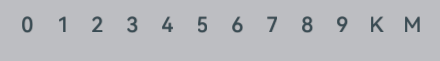
#> input picture gfl2_py/assets/fonts/glyph_daily_header.png, 440 x 61 px; its folder holds only this picture in this run
$ python build.py ../fonts/glyph_daily_header.png
#> lines starting #> are read from the running program, lines starting #| are printed output that depends on the picture; after the words box and inside, x2 and y2 are one past the last pixel; in counts of white or black regions, pixels touching at a corner belong together
### gfl2_py/gfl2/patterns/daily_gunsmoke.py
# -*- coding: utf-8 -*-
"""
daily_gunsmoke.py - Daily Gunsmoke (Challenge Points) report parser.

Output format: JavaScript constant accumulated into daily_gunsmoke.js.

    const DAILY_GUNSMOKE = [
      ["gm_d_20250929",1,4635,"2263K",39170,7,[
        ["Qiongjiu",   38.97,882107,24.22,186,14.58, 5716, 0,    0],
        ...
      ]],
      ...
    ];

Usage (folder mode, recommended):
    python main.py gm/ --pattern daily_gunsmoke

Usage (single file):
    python main.py gm/gm_d_20250929.png --pattern daily_gunsmoke
"""
from __future__ import annotations
import re
import sys
import time
from collections import defaultdict
from pathlib import Path
from typing import Optional
import cv2
import numpy as np
import pytesseract

from gfl2.asset_mapper import ASSETS_DIR
from gfl2.field_id import FieldId
from gfl2.timing import TimerStack
from gfl2.dg_output import (
    DollRow, ReportEntry, save_js,          # re-export for callers
    _save_doll_portrait, _crop_portrait,
    FRAME_BG_DELTA,
    _get_doll_name_ocr, _known_doll_names, _fuzzy_correct,
    _NEW_CROPS, flush_name_templates,       # re-export for main.py
)

# ── Layout (proportions of panel width / image height) ───────────────────────
HEADER_BAR_Y0  = 0.010
HEADER_BAR_Y1  = 0.082
STATS_ROW_Y0    = 0.082   # panel-fraction fallback when no frames detected
STATS_ROW_Y1    = 0.170   # panel-fraction fallback when no frames detected
STATS_ROW_Y0_FR = 1.25    # frame-relative: sy0 = fy - int(fh * STATS_ROW_Y0_FR)
STATS_ROW_Y1_FR = 0.70    # frame-relative: sy1 = fy - int(fh * STATS_ROW_Y1_FR)

COL1_X0, COL1_X1   = 0.192, 0.384   # Damage dealt  (kept for external callers)
COL2_X0, COL2_X1   = 0.376, 0.575   # Stability broken
COL3_X0, COL3_X1   = 0.575, 0.767   # Damage taken
COL4_X0, COL4_X1   = 0.767, 1.000   # Healed
SCORE_X0, SCORE_X1   = 0.920, 1.000   # fallback crop if medal anchor not found
SCORE_CROP_W_FR      = 90.0 / 89.0   # score crop width ≈ one doll frame width
MEDAL_SEARCH_X0      = 0.75           # scan this fraction rightward for the medal
MEDAL_MIN_AREA       = 80             # min blob area (px²) to consider as medal

# Frame-relative column x-offsets (multiples of fw, from frame right edge FR=fx+fw).
# Calibrated from gm_d_20250929 at fw=89; expressed in fw units so they scale
# with any detected frame size — resolution-independent.
COL1_FR = (2.034, 3.200)   # Damage dealt (widened to fit 5-digit pct %)
COL2_FR = (4.978, 6.250)   # Stability      (widened: 6-digit pct % must not clip)
COL3_FR = (7.270, 8.520)   # Damage taken   (widened: 6-digit pct % must not clip)
COL4_FR = (9.540, 10.888)  # Healed

# Stats-row number x-positions — panel-width fractions anchored just after
# each static label phrase ("Damage dealt", "Damage taken", "Combat turns").
# These are fixed text landmarks independent of frame size.
# Calibrated from gm_d_20251110.png (1142px panel, fw=89).
STATS_DEALT_X = (0.223, 0.330)  # number follows "♦ Damage dealt "
STATS_TAKEN_X = (0.540, 0.645)  # number follows "♦ Damage taken "; x1 stays before the "/" separator
STATS_TURNS_X = (0.860, 0.940)  # number follows "♦ Combat turns "

# Frame-relative vertical strip extent (multiples of fh, from frame top fy).
# Covers pct-line top (≈0.227·fh) through val-line bottom (≈0.761·fh) with buffer.
CELL_Y_FR = (0.20, 0.90)

CELL_BOTTOM_TRIM = 0.15   # kept for reference; no longer applied in _extract_stat_cell

# ── Frame / portrait detection ────────────────────────────────────────────────
FRAME_MIN_DIM       = 40    # minimum portrait width/height in pixels
FRAME_MIN_SQ        = 0.70  # minimum squareness (shorter/longer side ratio)
FRAME_OUTLIER_RATIO = 0.60  # discard frames smaller than this fraction of largest area
_FRAME_GROUP_X_GAP  = 50   # x-gap (px) separating portrait columns of different reports
NAME_W_FRAC         = 0.14  # name-column width as fraction of panel width


# ── Stat-cell blob OCR engine (lazy-loaded) ───────────────────────────────────

_STAT_OCR = None   # StatOcrV0_1_0 instance, or False if templates not available


# [9 lines left out: function _get_stat_ocr, not called in this run]


# (name OCR utilities imported from gfl2.dg_output)


# ── Helpers ───────────────────────────────────────────────────────────────────

def _crop(img, x0f, x1f, y0f=0.0, y1f=1.0):
    h, w = img.shape[:2]
    return img[int(h*y0f):int(h*y1f), int(w*x0f):int(w*x1f)]


# [38 lines left out: functions _ocr_raw, _ocr_bright, _parse_pct_val, not called in this run]


# Trailing badge patterns: "w5", "s3", "v1", "Lv" etc. appended by OCR noise.
_BADGE_RE = re.compile(r"^[A-Za-z]{1,2}\d*$")


# [9 lines left out: function _extract_name, not called in this run]


# (_levenshtein, _known_doll_names, _fuzzy_correct imported from gfl2.dg_output)


# ── Header blob OCR ───────────────────────────────────────────────────────────

_HEADER_TMPL      = None   # score digit_templates (score_detect); False when unavailable
_HEADER_STAT_TMPL = None   # stats-row digit templates (header_templates.json); False when unavailable


# [139 lines left out: functions _get_header_templates, _get_header_stat_templates, _find_medal_right, _read_bright_number, not called in this run]


# ── Panel detection ───────────────────────────────────────────────────────────

def _find_all_frames(image: np.ndarray) -> list:
    """Find all portrait frames in the full image in one contour pass.

    Scans the entire image rather than a pre-split panel, making panel
    discovery and frame detection a single step.  Portrait frames drive
    panel splitting (not header brightness).  Size-outlier filter eliminates
    dividers/headers that pass the squareness test.

    Returns (x, y, w, h) in absolute image coordinates.
    """
    gray = cv2.cvtColor(image, cv2.COLOR_BGR2GRAY)
    bg   = int(np.bincount(gray.flatten()).argmax())
    mask = (np.abs(gray.astype(int) - bg) > FRAME_BG_DELTA).astype(np.uint8) * 255
    cnts, _ = cv2.findContours(mask, cv2.RETR_EXTERNAL, cv2.CHAIN_APPROX_SIMPLE)
    cands = []
    for c in cnts:
        x, y, cw, ch = cv2.boundingRect(c)
        if cw >= FRAME_MIN_DIM and ch >= FRAME_MIN_DIM:
            if min(cw, ch) / max(cw, ch) >= FRAME_MIN_SQ:
                cands.append((x, y, cw, ch))
    if not cands:
        return []
    max_area = max(cw * ch for _, _, cw, ch in cands)
    return [(x, y, cw, ch) for x, y, cw, ch in cands
            if cw * ch >= max_area * FRAME_OUTLIER_RATIO]


# [36 lines left out: functions _group_frames_into_panels, _panel_bounds_from_groups, not called in this run]


def _split_panels(image: np.ndarray) -> list[np.ndarray]:
    """Header-brightness heuristic split — fallback when frame detection fails.

    Finds the brightest column in the middle third of the top 10% bar; treats
    it as the panel divider if it falls between 40-60% of image width.
    Used by stat_ocr --verify, build.py, and doll_name_ocr --build for
    template-building passes where frame-based splitting is not needed.
    """
    h, w  = image.shape[:2]
    gray  = cv2.cvtColor(image, cv2.COLOR_BGR2GRAY)
    bar   = gray[:int(h * 0.10), :]
    third = w // 3
    mid   = third + int(np.argmax(bar.mean(axis=0)[third: 2 * third]))
    if mid < w * 0.40 or mid > w * 0.60:
        return [image]
    return [image[:, :mid], image[:, mid:]]


# ── Per-run section stats (for main.py's production report, gfl2/report.py) ──
# Tracks, per report field (score / header stats-row / stat-cell pct / stat-
# cell val): how many were processed, how many the FAST (blob) path resolved
# outright with no fallback and no '?' ("ok"), how many still ended up None
# after every fallback attempt ("failed"), and how many '?' glyphs the blob
# path emitted along the way ("unknown_glyphs") — a glyph-level count, not a
# cell count, since a single cell's raw string can carry more than one '?'.
# Accumulated across parse() calls within one process (mirrors _TESS_FALLBACKS
# below); reset by flush_section_stats() at the end of a main.py run.
_SECTION_STATS: dict = {
    name: {"processed": 0, "ok": 0, "failed": 0, "unknown_glyphs": 0}
    for name in ("score", "header", "pct", "val")
}


# [212 lines left out: functions _record_field, flush_section_stats, _extract_header, not called in this run]


def _find_frames(panel: np.ndarray) -> list:
    """Per-panel frame finder — used only in the legacy fallback path."""
    frames = _find_all_frames(panel)
    return sorted(frames, key=lambda b: b[1])[:5]

# [89 lines left out: functions _frame_col_cell, _extract_stat_cell, not called in this run]


_TESS_FALLBACKS: list[dict] = []   # accumulated across parse() calls; reset each run
_SAVE_TESS_CROPS: bool = False


# [72 lines left out: function _extract_doll_rows, not called in this run]


_FALLBACK_LOG = Path(__file__).parent.parent.parent / "tests" / "outputs" / "daily" / "stat_tess_fallbacks.json"


# [67 lines left out: function parse, not called in this run]


def set_save_tess_crops(enabled: bool) -> None:
    global _SAVE_TESS_CROPS
    _SAVE_TESS_CROPS = enabled


# [8 lines left out: function flush_tess_fallbacks, not called in this run]

### gfl2_py/gfl2/asset_mapper.py
# -*- coding: utf-8 -*-
"""
asset_mapper.py - Translates a cropped doll/buff frame to a named asset string.

Asset naming convention
-----------------------
  Known (user-confirmed) assets  ->  prefix with '_', e.g. _QiongJiu.png
  Unknown (auto-saved) crops     ->  caller-supplied name, no underscore prefix
                                      e.g. gm_250801-row01-doll3.png

To promote an unknown to a matchable asset, rename the file to _Name.png.
"""
from __future__ import annotations
import sys
import uuid
from pathlib import Path
from typing import Optional

import cv2
import numpy as np

from gfl2.trace import timed

PHASH_THRESHOLD = 6
HIST_THRESHOLD  = 0.88
PHASH_SIZE      = 8

ELEM_X1   = 0.25
ARROW_Y0  = 0.20
ARROW_Y1  = 0.58
BORROW_X0 = 0.48
BORROW_Y1 = 0.26
BADGE_Y0  = 0.75

ASSETS_DIR = Path(__file__).parent.parent / "assets"


# [10 lines left out: function _phash, not called in this run]


def _hamming(a: int, b: int) -> int:
    return bin(a ^ b).count("1")


# [19 lines left out: functions _make_mask, _hist_corr, not called in this run]


class AssetMapper:
    def __init__(self, category: str) -> None:
        self.category  = category
        self.asset_dir = ASSETS_DIR / category
        self.asset_dir.mkdir(parents=True, exist_ok=True)
        # Only user-confirmed assets (stem starts with '_') are used for matching.
        self._named: list[tuple[str, np.ndarray, int]] = []
        self._rebuild_index()

    # [27 lines left out: function translate, not called in this run]

    def reload(self) -> None:
        self._rebuild_index()

    def _rebuild_index(self) -> None:
        """Load only _-prefixed PNGs as matchable assets.

        Scans the top-level asset directory AND any immediate subdirectories
        (e.g. weekly_seeds/, daily/) so test-fixture seeds and live assets can
        live side-by-side without phantom-file conflicts on NTFS mounts.
        """
        named = []
        for png in sorted(self.asset_dir.rglob("_*.png")):
            img = cv2.imread(str(png))
            if img is None:
                continue
            named.append((png.stem, img, _phash(img)))
        self._named = named

    # [26 lines left out: functions _phash_best, _hist_best, _save_unknown, not called in this run]

### gfl2_py/gfl2/trace.py
# -*- coding: utf-8 -*-
"""
gfl2/trace.py - Lightweight timing trace for vision pipeline functions.

Enable by setting the environment variable:
    set GFL2_TRACE=1     (Windows)
    export GFL2_TRACE=1  (Linux/Mac)

Output goes to stderr so it doesn't mix with CSV output.

Format:
    [trace] HH:MM:SS.mmm  FUNC_NAME           (caller: CALLER)  →  0.123s
"""
from __future__ import annotations
import functools
import inspect
import os
import sys
import time
from typing import Callable

_ENABLED = os.environ.get("GFL2_TRACE", "").strip() not in ("", "0")

# Column widths for alignment
_W_FUNC   = 28
_W_CALLER = 24


# [13 lines left out: functions _now, _caller_name, not called in this run]


def timed(label: str | None = None) -> Callable:
    """
    Decorator that logs elapsed time and caller name when GFL2_TRACE=1.

    Usage:
        @timed()
        def my_func(...): ...

        @timed("custom label")
        def my_func(...): ...
    """
    def decorator(fn: Callable) -> Callable:
        name = label or fn.__qualname__

        # [18 lines left out: function wrapper, not called in this run]

        return wrapper
    return decorator

### gfl2_py/assets/builders/build.py
#!/usr/bin/env python3
"""
assets/builders/build.py — rebuild Daily Gunsmoke assets in one pass.

Reads each image once and extracts all three Daily GS asset types:
  - Doll portraits           →  assets/dolls/_Name.png
  - Header-stat templates    →  assets/fonts/stat_header.py
  - Stat-cell templates      →  assets/fonts/stat_pct.py + stat_val.py

All outputs share the same cv2.imread / _split_panels / _find_frames calls,
so each image is decoded and its panels are segmented exactly once.

Usage:
    python assets/builders/build.py <folder>             # all *.png in folder
    python assets/builders/build.py image.png            # single image
    python assets/builders/build.py "single/*.png"      # glob pattern
    python assets/builders/build.py <folder> -v          # verbose per-panel log
"""
from __future__ import annotations
import argparse, glob as _glob, json, re, shutil, sys
from pathlib import Path

sys.dont_write_bytecode = True
sys.path.insert(0, str(Path(__file__).resolve().parent.parent.parent))  # project root

import cv2
import numpy as np
import pytesseract

if not shutil.which("tesseract"):
    pytesseract.pytesseract.tesseract_cmd = r"C:\Program Files\Tesseract-OCR\tesseract.exe"

# ── gfl2 imports ──────────────────────────────────────────────────────────────
from gfl2.patterns.daily_gunsmoke import (
    _split_panels, _find_frames,
    STATS_ROW_Y0_FR, STATS_ROW_Y1_FR,
    STATS_DEALT_X, STATS_TAKEN_X, STATS_TURNS_X,
    _frame_col_cell, _ocr_raw, _parse_pct_val,
    COL1_FR, COL2_FR, COL3_FR, COL4_FR,
)
from gfl2.dg_output import _crop_portrait, _save_doll_portrait, _fuzzy_correct
from gfl2.stat_ocr_v0_1_0 import (
    _filter_y_outliers, _extract_val_glyphs, _features, _avg_features,
    BLOB_MIN_W, BLOB_MAX_W, BLOB_MAX_H, TRAIN_CHARS,
    build_templates,
)

# ── Paths ─────────────────────────────────────────────────────────────────────
_ASSETS_DIR  = Path(__file__).parent.parent           # assets/
HEADER_TMPL  = _ASSETS_DIR / "fonts" / "stat_header.py"

# ── Header binarization — must match daily_gunsmoke._read_stat_crop ───────────
HDR_THRESH     = 155
HDR_BLOB_MIN_H = 12
_TESS_CFG      = "--psm 7 -c tessedit_char_whitelist=0123456789KM"

# ── Name OCR ──────────────────────────────────────────────────────────────────
_NAME_W_FRAC = 0.14
_BADGE_RE    = re.compile(r"^[A-Za-z]{1,2}\d*$")
_VALID_RE    = re.compile(r"^[A-Z][A-Za-z0-9 \-_\.]{2,}$")


# [78 lines left out: functions _ocr_name, _binarize_hdr, _find_header_blobs, _header_crop, _tess_read, _drop_label_bleed and 1 more, not called in this run]


# ── Per-panel processing ──────────────────────────────────────────────────────

_STAT_RANGES = [
    (STATS_DEALT_X, "dealt"),
    (STATS_TAKEN_X, "taken"),
    (STATS_TURNS_X, "turns"),
]

_STAT_COLS = [
    ("col1", COL1_FR),
    ("col2", COL2_FR),
    ("col3", COL3_FR),
    ("col4", COL4_FR),
]


# [11 lines left out: function _tess_label_cell, not called in this run]


def _process_panel(panel: np.ndarray,
                   buckets: dict[str, list],
                   stat_training: list,
                   img_stem: str = "",
                   panel_idx: int = 0,
                   verbose: bool = False) -> list[tuple[str, str]]:
    """
    Single pass over one panel:
      - _find_frames called once; result shared by portrait and header paths.
      - Returns [(doll_name, save_action), ...].

    img_stem/panel_idx: identify the source image/panel so stat_training
    entries carry a "source" key in the same f"{stem}_p{pi+1}_r{ri}_{cname}"
    format used by gfl2.stat_ocr_v0_1_0._collect_cells.  Without this, build_templates()
    can't match stat_gt_overrides.json entries against crops collected here,
    silently skipping the GT correction for this build path — see
    docs/known_issues.txt §15.
    """
    frames = _find_frames(panel)
    if not frames:
        return []

    ph, pw = panel.shape[:2]
    ax, _ay, aw, _ah = frames[0]
    name_x0 = ax + aw + 2
    name_x1 = name_x0 + round(pw * _NAME_W_FRAC)

    results = []

    # ── Portrait path ─────────────────────────────────────────────────────────
    for i, (fx, fy, fw, fh) in enumerate(frames):
        if i + 1 < len(frames):
            row_y1 = frames[i + 1][1]
        else:
            gap    = frames[i][1] - frames[i - 1][1] if i > 0 else fh + 2
            row_y1 = min(ph, fy + gap)

        portrait = _crop_portrait(panel, fx, fy, fw, fh)
        name     = _ocr_name(panel, name_x0, name_x1, fy, row_y1)
        if not name:
            continue
        name   = _fuzzy_correct(name)
        action = _save_doll_portrait(name, portrait)
        results.append((name, action))

    # ── Header-template path (shares frames — no second _find_frames) ─────────
    for fr_range, label in _STAT_RANGES:
        crop = _header_crop(panel, frames, fr_range)
        gt   = _tess_read(crop)
        if not gt:
            if verbose:
                print(f"      {label}: no Tesseract result")
            continue
        samples = _collect_samples(crop, gt)
        for char, feat in samples:
            buckets[char].append(feat)
        if verbose:
            print(f"      {label}: gt={gt!r}  aligned={len(samples)}")

    # ── Stat-cell path (shares frames — no second _find_frames) ──────────────
    for ri, (fx, fy, fw, fh) in enumerate(frames):
        for cname, col_fr in _STAT_COLS:
            cell = _frame_col_cell(panel, fx, fy, fw, fh, col_fr)
            if cell.size == 0:
                continue
            pct, val = _tess_label_cell(cell)
            if pct is not None or val is not None:
                source = f"{img_stem}_p{panel_idx + 1}_r{ri}_{cname}" if img_stem else None
                stat_training.append({"cell": cell, "pct": pct or "", "val": val or "", "source": source})
                if verbose:
                    print(f"      stat [{ri}][{cname}]: pct={pct!r} val={val!r}")

    return results


# ── Main ──────────────────────────────────────────────────────────────────────

def main() -> None:
    parser = argparse.ArgumentParser(
        description=__doc__,
        formatter_class=argparse.RawDescriptionHelpFormatter,
    )
    parser.add_argument("target", help="Folder, glob pattern, or single .png file")
    parser.add_argument("--verbose", "-v", action="store_true",
                        help="Print per-panel details")
    args = parser.parse_args()

    target = Path(args.target)
    if target.is_dir():
        images = sorted(p for p in target.glob("*.png") if "debug" not in p.stem)
    elif "*" in args.target:
        images = sorted(Path(p) for p in _glob.glob(args.target))
    else:
        images = [target]

    if not images:
        print(f"No images found: {args.target}", file=sys.stderr)
        sys.exit(1)

    print(f"Processing {len(images)} image(s)...\n")

    buckets:       dict[str, list] = {c: [] for c in TRAIN_CHARS}
    stat_training: list            = []
    doll_totals:   dict[str, str]  = {}
    n_panels = 0

    for img_path in images:
        img = cv2.imread(str(img_path))
#> img is the input picture: shape (61, 440, 3); mean B, G, R 190.1, 186, 184.4
        if img is None:
            print(f"  SKIP {img_path.name} (unreadable)")
            continue

        panels = _split_panels(img)
#> in _split_panels, `mid   = third + int(np.argmax(bar.mean(axis=0)[third: 2 * third]))`: mid = 146
#> panels = 1 item
        if args.verbose:
            print(f"  {img_path.name}  ({len(panels)} panel(s))")

        for pi, panel in enumerate(panels):
            n_panels += 1
            if args.verbose:
                print(f"    panel {pi + 1}")
            rows = _process_panel(panel, buckets, stat_training,
                                  img_stem=img_path.stem, panel_idx=pi, verbose=args.verbose)
#> in _find_all_frames, `bg   = int(np.bincount(gray.flatten()).argmax())`: bg = 190
#> in _find_all_frames, `mask = (np.abs(gray.astype(int) - bg) > FRAME_BG_DELTA).astype(np.uint..`:
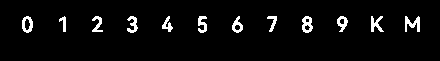
#> mask: shape (61, 440); 4.4% white; 12 white regions
#> in _find_all_frames, `cnts, _ = cv2.findContours(mask, cv2.RETR_EXTERNAL, cv2.CHAIN_APPROX_S..`: cnts = 12 contours; largest, box (x1, y1, x2, y2) and area: (22, 16, 33, 33) 131, (302, 16, 313, 33) 126, (232, 16, 243, 33) 96, (337, 16, 348, 32) 94, (405, 16, 420, 32) 90
#> the loop in _find_all_frames, `for c in cnts:` made 12 passes
#> (x, cw, ch) on passes 1 to 8: (405, 15, 16), (371, 13, 16), (337, 11, 16), (302, 11, 17), (267, 10, 16), (232, 11, 17), (198, 9, 17), (162, 11, 16)
#> after the loop in _find_all_frames, `for c in cnts:`: cands = []
#> rows = []
            for name, action in rows:
                if name not in doll_totals or "skip" in doll_totals.get(name, ""):
                    doll_totals[name] = action
#> this loop made 0 passes
#> after the loop, doll_totals = 0 items

    # ── Write header templates ─────────────────────────────────────────────────
    templates   = {c: _avg_features(s) for c, s in sorted(buckets.items()) if s}
    n_samples   = sum(len(v) for v in buckets.values())

    # ── Summary ───────────────────────────────────────────────────────────────
    print("-" * 56)
    print(f"Panels : {n_panels}  ({len(images)} image(s))")

    if doll_totals:
        print(f"\nDoll portraits ({len(doll_totals)}):")
        for name, action in sorted(doll_totals.items()):
            marker = "+" if "skip" not in action else " "
            print(f"  {marker} {name:<26} {action}")
    else:
        print("\nNo doll portraits found.")

    if templates:
        HEADER_TMPL.parent.mkdir(parents=True, exist_ok=True)
        src = "# auto-generated — do not edit\nDATA = " + json.dumps(templates, indent=2) + "\n"
        HEADER_TMPL.write_text(src, encoding="utf-8")
        print(f"\nHeader templates : {n_samples} crops -> "
              f"{len(templates)} digits -> {HEADER_TMPL}")
    else:
        print("\nNo header template samples (Tesseract found no labelled crops).")

    if stat_training:
        build_templates(stat_training, verbose=True)
    else:
        print("\nNo stat-cell samples (Tesseract found no labelled cells).")

    print("-" * 56)
    try:
        import winsound; winsound.Beep(1000, 300)
    except Exception:
        print('\a', end='', flush=True)


if __name__ == "__main__":
    main()
